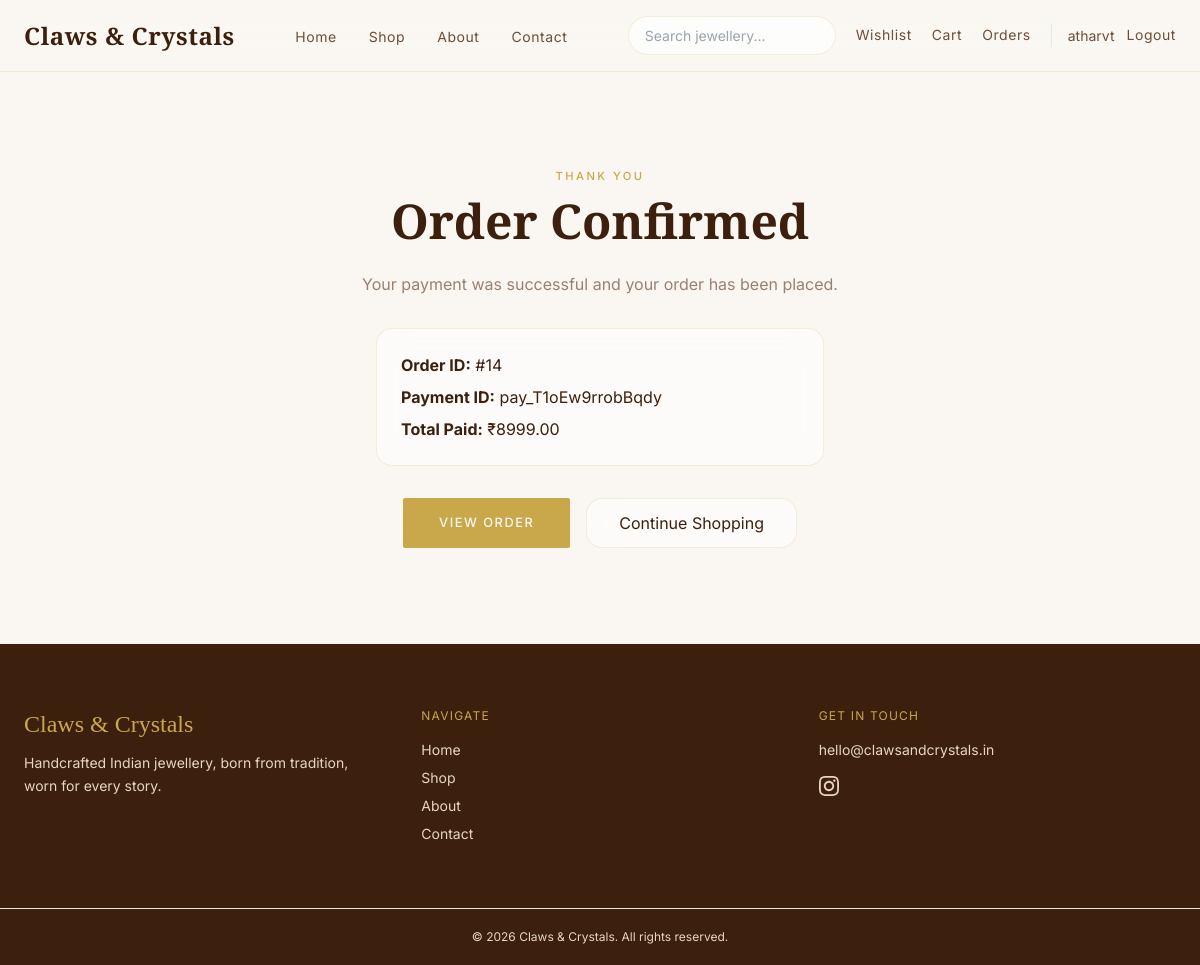
The app's page /orders/success/14/ (signed in) with its own data.
### orders/models.py (models this page shows, shortened)
class Order(models.Model):
    STATUS_CHOICES = (
        ("pending", "Pending"),
        ("processing", "Processing"),
        ("shipped", "Shipped"),
        ("delivered", "Delivered"),
        ("cancelled", "Cancelled"),
    )
    PAYMENT_STATUS_CHOICES = (
        ("unpaid", "Unpaid"),
        ("paid", "Paid"),
        ("failed", "Failed"),
    )
    user = models.ForeignKey(
        settings.AUTH_USER_MODEL,
        on_delete=models.CASCADE,
        related_name="orders"
    )
    full_name = models.CharField(max_length=255)
    email = models.EmailField()
    phone = models.CharField(max_length=20)
    address = models.TextField()
    city = models.CharField(max_length=100)
    state = models.CharField(max_length=100)
    pincode = models.CharField(max_length=20)
    subtotal_amount = models.DecimalField(max_digits=10, decimal_places=2, default=0)
    discount_amount = models.DecimalField(max_digits=10, decimal_places=2, default=0)
    shipping_amount = models.DecimalField(max_digits=10, decimal_places=2, default=0)
    total_amount = models.DecimalField(
        max_digits=10,
        decimal_places=2
    )
    coupon_code = models.CharField(max_length=50, blank=True)
    applied_coupon = models.ForeignKey(
        "promotions.Coupon",
        on_delete=models.SET_NULL,
        null=True,
        blank=True,
        related_name="orders",
    )
    status = models.CharField(
        max_length=20,
        choices=STATUS_CHOICES,
        default="pending"
    )
    payment_status = models.CharField(
        max_length=20,
        choices=PAYMENT_STATUS_CHOICES,
        default="unpaid"
    )
    razorpay_order_id = models.CharField(
        max_length=255,
        unique=True,
        blank=True,
        null=True
    )
    razorpay_payment_id = models.CharField(
        max_length=255,
        blank=True
    )
    razorpay_signature = models.CharField(
        max_length=255,
        blank=True
    )
    paid_at = models.DateTimeField(
        blank=True,
        null=True
    )
    created_at = models.DateTimeField(
        auto_now_add=True
    )

### orders/views.py (the view)
@login_required
def order_success_view(request, order_id):
    order = get_object_or_404(
        Order,
        id=order_id,
        user=request.user,
        payment_status="paid",
    )
    return render(
        request,
        "orders/success.html",
        {
            "order": order,
        },
    )

### cart/context_processors.py (called while the page is built)
def navbar_counts(request):
    wishlist_count = 0
    if request.user.is_authenticated:
        wishlist_count = Wishlist.objects.filter(user=request.user).count()
    return {
        "cart_count": get_cart_count(request),
        "wishlist_count": wishlist_count,
    }

### cart/utils.py (called while the page is built)
def get_cart_count(request):
    if request.user.is_authenticated:
        return sum(
            item.quantity
            for item in CartItem.objects.filter(user=request.user).only("quantity")
        )
    return get_session_cart_count(request.session)

### products/compare.py (called while the page is built)
def get_compare_ids(request):
    ids = request.session.get(SESSION_KEY, [])
    return [pid for pid in ids if isinstance(pid, int)][:MAX_COMPARE_ITEMS]

### products/context_processors.py (called while the page is built)
def compare_context(request):
    compare_ids = get_compare_ids(request)
    return {
        "compare_count": len(compare_ids),
        "compare_ids": compare_ids,
    }

### templates/orders/success.html (shortened to what this page needs)
{% extends "base.html" %}
{% block content %}
<section class="py-24 px-6 text-center">
    <div class="max-w-2xl mx-auto">
        <span class="section-eyebrow">
            Thank You
        </span>
        <h1 class="section-title">
            Order Confirmed
        </h1>
        <p class="mt-6 text-muted">
            Your payment was successful and your order has been placed.
        </p>
        <div class="glass-card p-6 mt-8 text-left max-w-md mx-auto space-y-2">
            <p class="text-brown">
                <strong>Order ID:</strong>
                #{{ order.id }}
            </p>
            {% if order.razorpay_payment_id %}
            <p class="text-brown">
                <strong>Payment ID:</strong>
                {{ order.razorpay_payment_id }}
            </p>
            {% endif %}
            <p class="text-brown">
                <strong>Total Paid:</strong>
                ₹{{ order.total_amount }}
            </p>
        </div>
        <div class="flex flex-col sm:flex-row gap-4 justify-center mt-8">
            <a
                href="{% url 'order_detail' order.id %}"
                class="btn-primary"
            >
                View Order
            </a>
            <a
                href="{% url 'product_list' %}"
                class="glass-card px-8 py-3 inline-block"
            >
                Continue Shopping
            </a>
        </div>
    </div>
</section>
{% endblock %}

### templates/partials/navbar.html (shortened to what this page needs)
<nav class="site-nav sticky top-0 z-50" id="site-nav" aria-label="Main navigation">
    <div class="page-container py-4">
        <div class="flex items-center justify-between gap-4">
            <a href="/"
                class="font-serif text-2xl font-semibold tracking-wide text-brown hover:text-gold transition-colors shrink-0">
                Claws &amp; Crystals
            </a>
            <ul class="hidden lg:flex items-center gap-8">
                <li><a href="/" class="nav-link">Home</a></li>
                <li><a href="{% url 'product_list' %}" class="nav-link">Shop</a></li>
                <li><a href="{% url 'about' %}" class="nav-link">About</a></li>
                <li><a href="{% url 'contact' %}" class="nav-link">Contact</a></li>
            </ul>
            <div class="hidden lg:flex items-center gap-5">
                <div class="relative" data-search-wrapper>
                    <form method="GET" action="{% url 'product_list' %}" role="search">
                        <input type="text" name="q" placeholder="Search jewellery..."
                            value="{{ request.GET.q }}" class="search-input"
                            data-search-input
                            role="combobox"
                            aria-label="Search products"
                            aria-expanded="false"
                            aria-autocomplete="list"
                            autocomplete="off">
                    </form>
                </div>
                <a href="{% url 'wishlist' %}" class="nav-link flex items-center gap-2">
                    Wishlist
                </a>
                <a href="{% url 'cart' %}" class="nav-link flex items-center gap-2">
                    Cart
                </a>
                <a href="{% url 'my_orders' %}" class="nav-link">Orders</a>
                {% if request.user.is_authenticated %}
                <div class="flex items-center gap-3 pl-4 border-l border-gold/20">
                    <a href="{% url 'profile' %}" class="text-sm text-brown-mid hover:text-gold transition-colors">
                        {{ request.user.username }}
                    </a>
                    <a href="{% url 'logout' %}" class="nav-link">Logout</a>
                </div>
                {% else %}
                <div class="flex items-center gap-3 pl-4 border-l border-gold/20">
                    <a href="{% url 'login' %}" class="nav-link">Login</a>
                    <a href="{% url 'register' %}" class="btn-primary !py-2 !px-5 !text-xs">Register</a>
                </div>
                {% endif %}
            </div>
        </div>
    </div>
</nav>

### static/css/design-tokens.css (style rules this page uses)
:root { --cc-font-serif: "Cormorant Garamond", Georgia, serif; --cc-font-sans: "Inter", system-ui, sans-serif; --cc-ivory: #FAF7F2; --cc-cream: #F3ECE3; --cc-blush: #E8D5C4; --cc-accent: #C9A84C; --cc-accent-light: #E8D499; --cc-accent-hover: #3D1F0D; --cc-brown: #3D1F0D; --cc-brown-mid: #6F4E37; --cc-muted: #9A8070; --cc-white: #FFFFFF; --cc-bg: var(--cc-ivory); --cc-bg-subtle: var(--cc-cream); --cc-text: var(--cc-brown); --cc-text-secondary: var(--cc-brown-mid); --cc-text-muted: var(--cc-muted); --cc-text-on-accent: var(--cc-ivory); --cc-text-on-dark: var(--cc-blush); --cc-danger: #b91c1c; --cc-success: #15803d; --cc-warning: #b45309; --cc-surface: rgba(255, 255, 255, 0.55); --cc-surface-solid: rgba(255, 255, 255, 0.85); --cc-surface-dark: var(--cc-brown); --cc-border: rgba(201, 168, 76, 0.18); --cc-border-strong: rgba(201, 168, 76, 0.35); --cc-input-bg: rgba(250, 247, 242, 0.8); --cc-nav-bg: rgba(250, 247, 242, 0.88); --cc-radius-sm: 0.5rem; --cc-radius-md: 1rem; --cc-radius-pill: 9999px; --cc-shadow-soft: 0 8px 40px rgba(61, 31, 13, 0.08); --cc-shadow-focus: 0 0 0 3px rgba(201, 168, 76, 0.15); --cc-blur: 16px; --cc-transition: 0.25s ease; --cc-space-page: 1.5rem; --cc-space-section: 4rem; --cc-container: 80rem; }

### static/css/style.css (style rules this page uses)
.page-container { max-width: var(--cc-container); margin-inline: auto; padding-inline: var(--cc-space-page); }
.nav-link { font-family: var(--cc-font-sans); font-size: 0.875rem; font-weight: 400; letter-spacing: 0.04em; color: var(--cc-text-secondary); text-decoration: none; position: relative; padding-bottom: 2px; transition: color var(--cc-transition); }
.nav-link::after { content: ""; position: absolute; bottom: 0; left: 0; width: 0; height: 1px; background: var(--cc-accent); transition: width 0.3s ease; }
.site-nav { background: var(--cc-nav-bg); backdrop-filter: blur(20px); -webkit-backdrop-filter: blur(20px); border-bottom: 1px solid var(--cc-border); }
.glass-card { background: var(--cc-surface); backdrop-filter: blur(var(--cc-blur)); -webkit-backdrop-filter: blur(var(--cc-blur)); border: 1px solid var(--cc-border); border-radius: var(--cc-radius-md); transition: box-shadow 0.3s ease, transform 0.3s ease, border-color var(--cc-transition); }
.btn-primary { display: inline-flex; align-items: center; justify-content: center; gap: 0.5rem; background: var(--cc-accent); color: var(--cc-text-on-accent); padding: 0.875rem 2.25rem; font-family: var(--cc-font-sans); font-size: 0.8rem; font-weight: 500; letter-spacing: 0.12em; text-transform: uppercase; text-decoration: none; border: none; border-radius: 2px; cursor: pointer; transition: background var(--cc-transition), transform 0.2s ease, opacity var(--cc-transition); }
.section-eyebrow { display: block; font-family: var(--cc-font-sans); font-size: 0.7rem; font-weight: 500; letter-spacing: 0.22em; text-transform: uppercase; color: var(--cc-accent); margin-bottom: 0.5rem; }
.section-title { font-family: var(--cc-font-serif); font-size: clamp(2rem, 4vw, 3rem); font-weight: 600; color: var(--cc-text); line-height: 1.15; }
.search-input { width: 100%; max-width: 13rem; padding: 0.5rem 1rem; border-radius: var(--cc-radius-pill); border: 1px solid var(--cc-border); background: rgba(255, 255, 255, 0.7); font-size: 0.875rem; font-family: var(--cc-font-sans); color: var(--cc-text); outline: none; transition: border-color var(--cc-transition), box-shadow var(--cc-transition); }

### records on screen
Order: id "14", razorpay_payment_id "pay_T1oEw9rrobBqdy", total_amount "8999.00"

### other values on screen
{{ request.user.username }} "atharvt"
